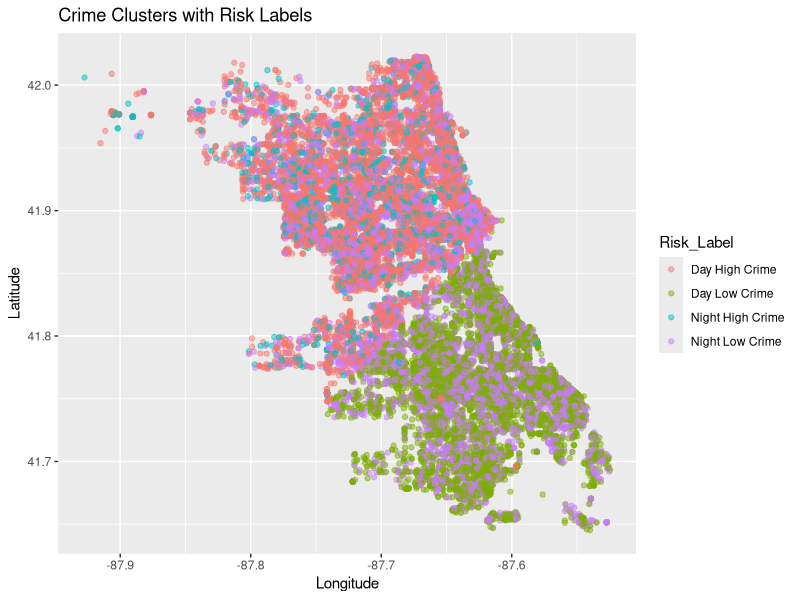

Source code (R):
library(dplyr)
library(ggplot2)

setwd("D:/ADIT/ML/PDS/urban-crime-intelligence/urban-crime-intelligence")

cat("Loading dataset...\n")
data <- read.csv("data/processed/clean_data.csv")

# -------------------------------
# STEP 1: Create Crime Density
# -------------------------------
cat("Creating crime density...\n")

data <- data %>%
  group_by(Latitude, Longitude) %>%
  mutate(Crime_Density = n()) %>%
  ungroup()

# -------------------------------
# STEP 2: Select Features
# -------------------------------
cluster_data <- data %>%
  select(Latitude, Longitude, Hour, Night, Crime_Density)

# -------------------------------
# STEP 3: Scaling
# -------------------------------
scaled_data <- scale(cluster_data)

# -------------------------------
# STEP 4: K-Means Clustering
# -------------------------------
set.seed(123)
kmeans_model <- kmeans(scaled_data, centers = 4, nstart = 25)

data$Cluster <- kmeans_model$cluster

# -------------------------------
# STEP 5: Cluster Summary
# -------------------------------
cluster_summary <- data %>%
  group_by(Cluster) %>%
  summarise(
    Avg_Hour = mean(Hour),
    Night_Ratio = mean(Night),
    Avg_Density = mean(Crime_Density),
    Count = n()
  )

print(cluster_summary)

# -------------------------------
# STEP 6: Improved Risk Labels
# -------------------------------
cat("Assigning Risk Labels (FIXED)...\n")

median_density <- median(cluster_summary$Avg_Density)

data$Risk_Label <- NA

for (i in 1:4) {
  
  cluster_density <- cluster_summary$Avg_Density[i]
  
  # Assign based on BOTH cluster + row-level Night
  data$Risk_Label[data$Cluster == i & data$Night == 1 & cluster_density > median_density] <- "Night High Crime"
  
  data$Risk_Label[data$Cluster == i & data$Night == 1 & cluster_density <= median_density] <- "Night Low Crime"
  
  data$Risk_Label[data$Cluster == i & data$Night == 0 & cluster_density > median_density] <- "Day High Crime"
  
  data$Risk_Label[data$Cluster == i & data$Night == 0 & cluster_density <= median_density] <- "Day Low Crime"
}

# -------------------------------
# STEP 7: Visualization
# -------------------------------
ggplot(data, aes(x = Longitude, y = Latitude, color = Risk_Label)) +
  geom_point(alpha = 0.5) +
  ggtitle("Crime Clusters with Risk Labels")

# -------------------------------
# STEP 8: Save Output
# -------------------------------
write.csv(data, "data/processed/clustered_data_modified_final.csv", row.names = FALSE)
table(data$Risk_Label)
cat("Clustering completed.\n")
